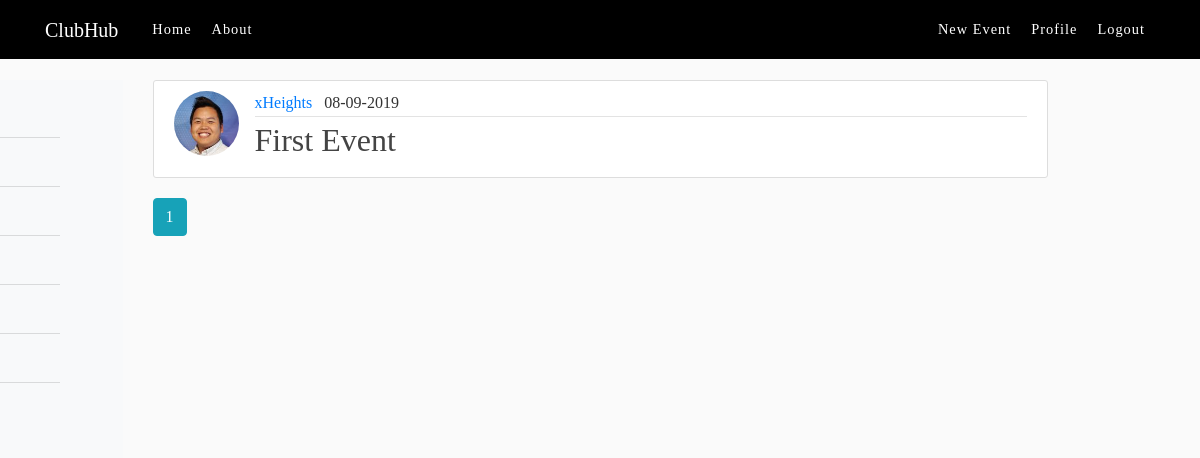
The page /home (signed in) on the database as committed earlier.
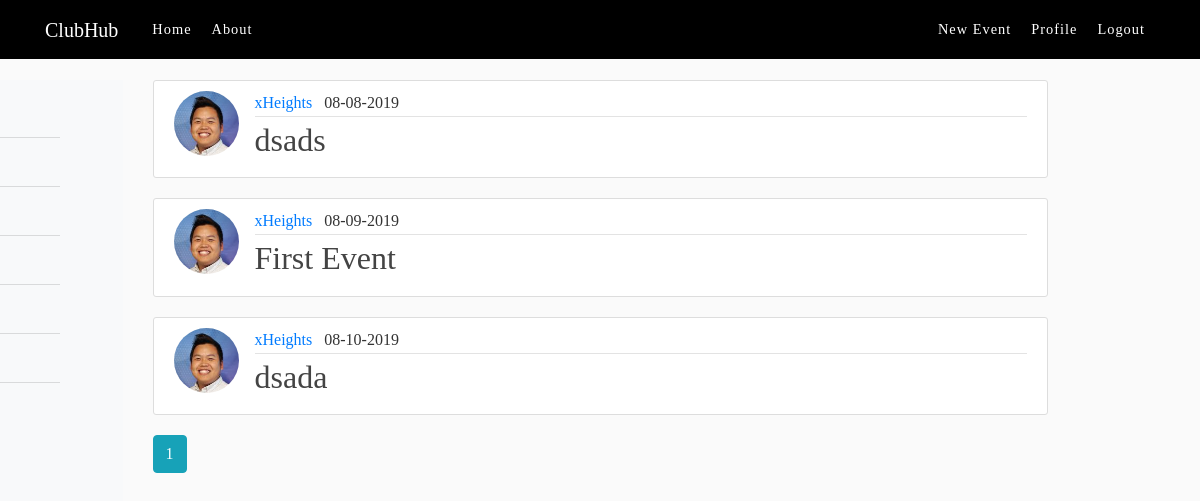
The same page on the database as committed later.
### orgs/models.py (models this page shows, shortened)
class Post(db.Model):
        id = db.Column(db.Integer, primary_key=True)
        title = db.Column(db.String(100), nullable=False)
        date = db.Column(db.DateTime, nullable=False, default=datetime.date)
        date_posted = db.Column(db.DateTime, nullable=False, default=datetime.utcnow)
        location = db.Column(db.String(50), nullable=False)
        content = db.Column(db.Text, nullable=False)
        user_id = db.Column(db.Integer, db.ForeignKey('user.id'), nullable=False)

class User(db.Model, UserMixin):
        id = db.Column(db.Integer, primary_key=True)
        username = db.Column(db.String(20), unique=True, nullable=False)
        email = db.Column(db.String(120), unique=True, nullable=False)
        image_file = db.Column(db.String(20), nullable=False, default='default.jpg')
        password = db.Column(db.String(60), nullable=False)
        posts = db.relationship('Post', backref='author', lazy=True)

### orgs/main/routes.py (the view)
@main.route("/home")
@login_required
def home():
        page = request.args.get('page', 1, type=int)
        posts = Post.query.order_by(Post.date.asc()).paginate(page=page, per_page=5)
        return render_template('home.html', posts=posts)

### orgs/models.py (called while the page is built)
@login_manager.user_loader
def load_user(user_id):
        return User.query.get(int(user_id))

### orgs/templates/home.html
{% extends "layout.html" %}
{% block content %}
<div class="row">
  <div class="col">
      <div class="bg-light" id="sidebar-wrapper">
          <div class="sidebar-heading">Start Bootstrap </div>
          <div class="list-group list-group-flush">
            <a href="#" class="list-group-item list-group-item-action bg-light">Dashboard</a>
            <a href="#" class="list-group-item list-group-item-action bg-light">Shortcuts</a>
            <a href="#" class="list-group-item list-group-item-action bg-light">Overview</a>
            <a href="#" class="list-group-item list-group-item-action bg-light">Events</a>
            <a href="#" class="list-group-item list-group-item-action bg-light">Profile</a>
            <a href="#" class="list-group-item list-group-item-action bg-light">Status</a>
          </div>
        </div>
  </div>
  <div class="col-10">
    {% for post in posts.items %}
    <article class="media content-section">
      <img class="rounded-circle article-img"
        src="{{ url_for('static', filename='profile_pics/' + post.author.image_file) }}">
      <div class="media-body">
        <div class="article-metadata">
          <a class="mr-2"
            href="{{ url_for('users.user_posts', username=post.author.username) }}">{{ post.author.username }}</a>
            <a class="article-content">{{ post.date.strftime('%m-%d-%Y') }}</a>
        </div>
        <h2><a class="article-title" href="{{ url_for('posts.post', post_id=post.id) }}">{{ post.title }}</a></h2>
      </div>
    </article>
    {% endfor %}
    {% for page_num in posts.iter_pages(left_edge=1, right_edge=1, left_current=1, right_current=2) %}
    {% if page_num %}
    {% if posts.page == page_num %}
    <a class="btn btn-info mb-4" href="{{ url_for('main.home', page=page_num) }}">{{ page_num }}</a>
    {% else %}
    <a class="btn btn-outline-info mb-4" href="{{ url_for('main.home', page=page_num) }}">{{ page_num }}</a>
    {% endif %}
    {% else %}
    ...
    {% endif %}
    {% endfor %}
  </div>
  <div class="col">
  </div>
</div>
{% endblock content %}

Rows that differ between the two databases and show on the page:
added Post: image_file (picture), author.username "xHeights", date "08-08-2019", title "dsads"
added Post: image_file (picture), author.username "xHeights", date "08-10-2019", title "dsada"
